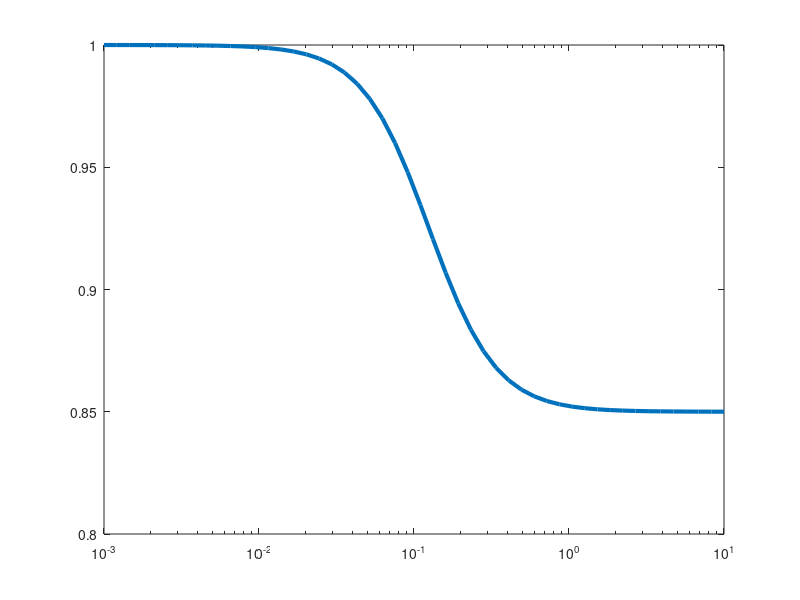

This figure's MATLAB source: (Note: this script raises an error after producing the figure.)
Conc = logspace(-3,1);

b = 0.85;

E = 0.125;

m = 2;

Hill =  b + (1-b)./(1+(Conc./E).^m);

semilogx(Conc,Hill,'LineWidth',3)
ax = gca;
ax.FontSize = 16;
ax.FontWeight = 'bold';
xlabel('Drug concentration levels (d)')
ylabel('Hill equation')
% title('Hill equation when $b >1$','Interpreter','latex')
